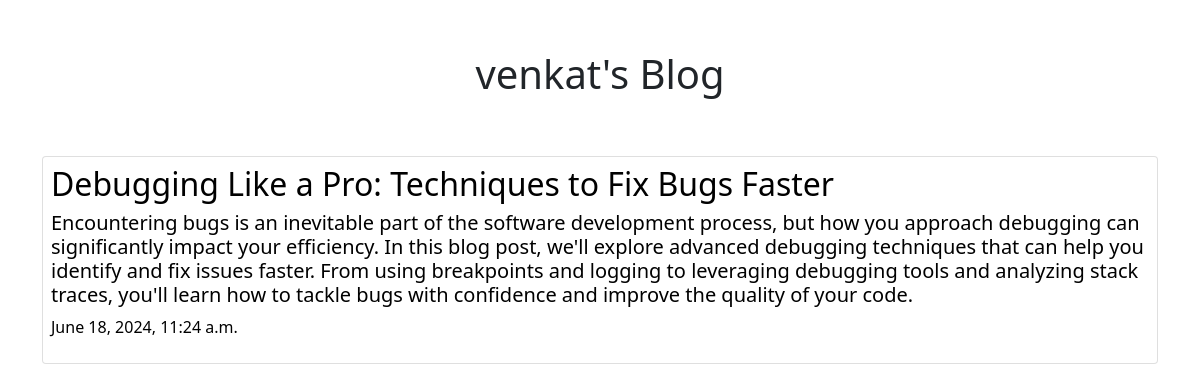
Page /post/13 on the committed database.
### posts/models.py (models this page shows)
class Post(models.Model):
    title=models.CharField(max_length=100)
    body=models.CharField(max_length=1000)
    created_at=models.DateTimeField(default=datetime.now, blank=True)

### posts/views.py (the view)
# urls.py: path('post/<str:pk>',views.post,name="post")
def post(request,pk):
    posts=Post.objects.get(id=pk)
    return render(request,"posts.html",{"posts":posts})

### templates/posts.html (shortened to what this page needs)
<html lang="en">
<head>
    <link href="https://cdn.jsdelivr.net/npm/bootstrap@5.0.2/dist/css/bootstrap.min.css" rel="stylesheet" >
    {% load static %}
</head>
<body>
    <div class="container">
    <div class="header text-center">
        <h1>venkat's Blog</h1>
    </div>
    <div class="row">
        <div class="leftcolumn">
            <div class="card p-2 mb-3">
                <a href="#" style="text-decoration:none; color:black;" ><h2>{{posts.title}}</h2>
                <h5>{{posts.body}}</h5>
                <p>{{posts.created_at}}</p></a>
            </div>
        </div>
    </div>
</div>
</body>
</html>

### rows in the picture
Post: title "Debugging Like a Pro: Techniques to Fix Bugs Faster", body "Encountering bugs is an inevitable part of the software development process, but how you approach debugging can significantly impact your efficiency. In this blog post, we'll explore advanced debugging techniques that can help you identify and fix issues faster. From using breakpoints and logging to leveraging debugging tools and analyzing stack traces, you'll learn how to tackle bugs with confidence and improve the quality of your code.", created_at "June 18, 2024, 11:24 a.m."
